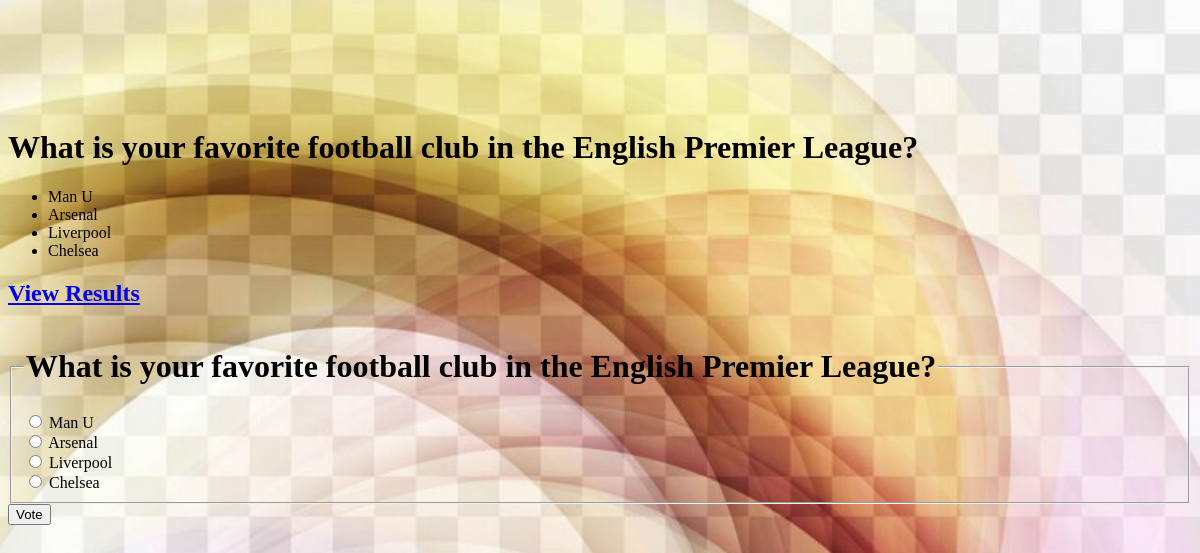
Screenshot of /myapp/2/ with the database file from the repository.
### myapp/models.py (models this page shows, shortened)
class Question(models.Model):
    question_text = models.CharField(max_length=250)
    pub_date = models.DateTimeField("date published")

class Choice(models.Model):
    question = models.ForeignKey(Question, on_delete=models.CASCADE)
    choice_text = models.CharField(max_length=250)
    votes = models.IntegerField(default=0)

### myapp/views.py (the view)
# urls.py: path("<int:pk>/", views.DetailView.as_view(), name="detail"),
class DetailView(generic.DetailView):
    model = Question
    template_name = "polls/detail.html"

### myapp/templates/polls/detail.html (shortened to what this page needs)
{% load static %}
<!DOCTYPE html>
<html lang="en">
  <head>
    <link rel="stylesheet" href="{% static 'polls/style.css' %}">
  </head>
  <body>
    <h1>{{ question.question_text }}</h1>
        <ul>
        {% for choice in question.choice_set.all %}
            <li>{{ choice.choice_text }}</li>
        {% endfor %}
        </ul>
        <a href="{% url 'myapp:results' question.id %}"><strong><h2>View Results</h2></strong></a>
        <form action="{% url 'myapp:vote' question.id %}" method="post">
            <fieldset>
                <legend><h1>{{ question.question_text }}</h1></legend>
                {% for choice in question.choice_set.all %}
                    <input type="radio" name="choice" id="choice{{ forloop.counter }}" value="{{ choice.id }}">
                    <label for="choice{{ forloop.counter }}">{{ choice.choice_text }}</label><br>
                {% endfor %}
            </fieldset>
            <input type="submit" value="Vote">
            </form>
  </body>
</html>

### myapp/static/polls/style.css (style rules this page uses)
h1 { color:black; }
body { background: white url("../images/background.jpg") 50% 0 no-repeat; height: 650px; padding: 100px 0 0 0; background-size: cover; }

### rows the page displays
Question: question_text "What is your favorite football club in the English Premier League?"
Choice: choice_text "Man U"
Choice: choice_text "Arsenal"
Choice: choice_text "Liverpool"
Choice: choice_text "Chelsea"
